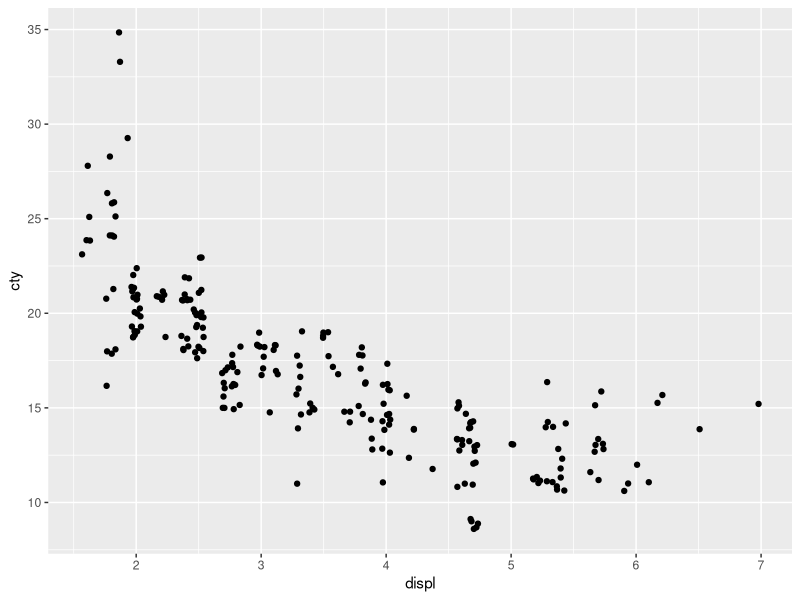
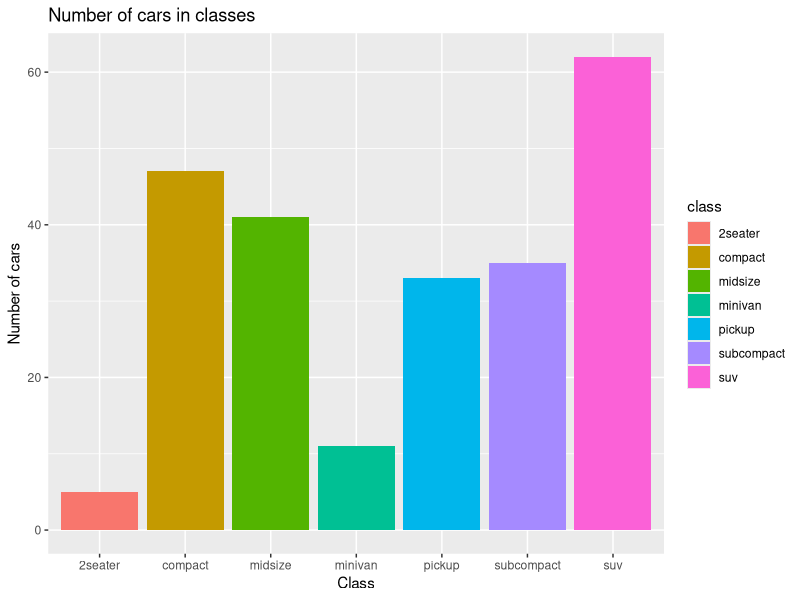
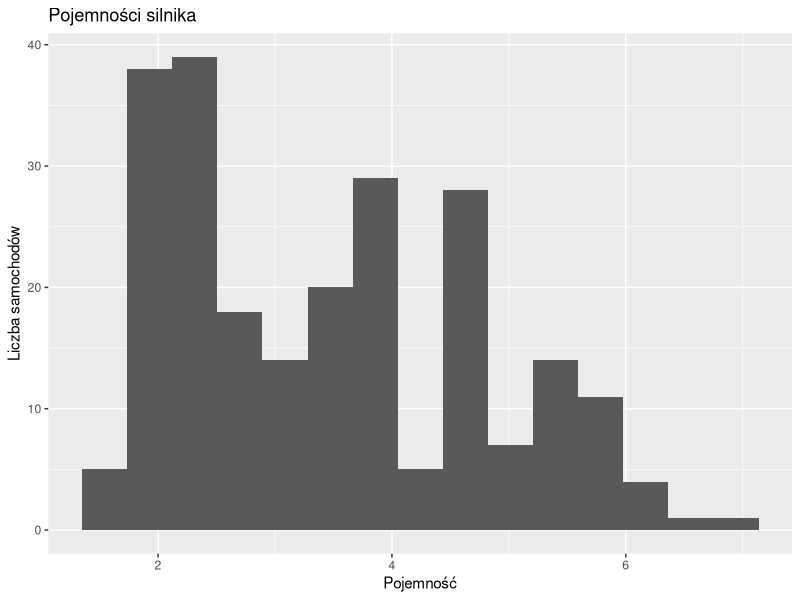
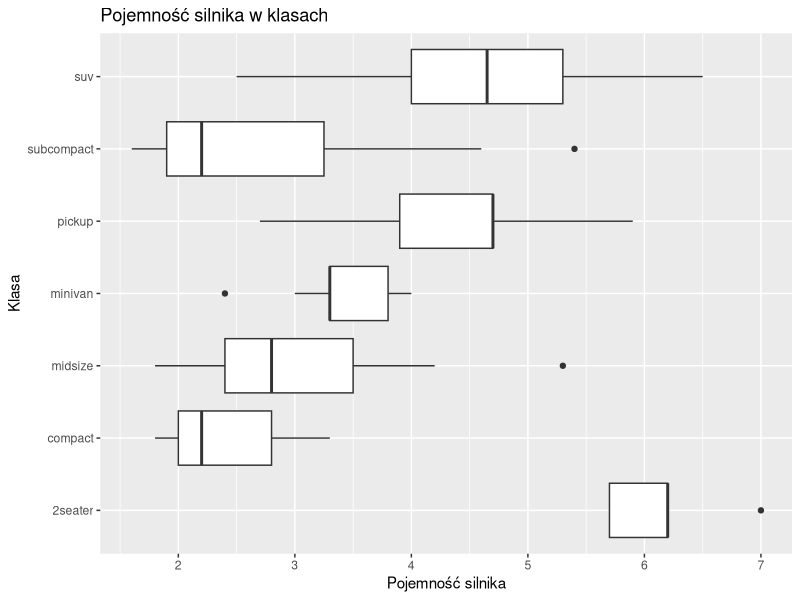

Write the R code that produced these figures, in order.
library(ggplot2)
# zadanie 4-1

# zbiór mpg ma 11 zmiennych
# obserwacji jest 234
# engine displacement to pojemność silnika, miles per gallon to amerykańska wersja litrów na 100 km.
# zmienne:
# manufacturer - producent
# model - modelu samochodu
# displ - pojemność silnika
# year - rocznik
# cyl - liczba cylindrów
# trans - typ skrzyni biegów (automat i manual, zapewne)
# drv - napęd; f - na przednie koła; r - na tylne koła, 4 = na 4
# cty - ile mil przejadę w mieście na 4.55 litra paliwa
# hwy - jak wyżej, tylko na autostradzie
# fl - typ paliwa
# class - "typ" samochodu

# zadanie 4-2

ggplot(data = mpg) +
  geom_point(mapping = aes(x = displ, y = cty),
             position = "jitter")

# zadanie 4-3

ggplot(data = mpg) +
  geom_bar(mapping = aes(x = class, fill = class)) +
  labs(title = "Number of cars in classes", x = "Class", y = "Number of cars")

# zadanie 4-4

ggplot(data = mpg) +
  geom_histogram(mapping = aes(displ), bins = 15) +
  labs(title = "Pojemności silnika", x = "Pojemność", y = "Liczba samochodów")

# zadanie 4-5

ggplot(data = mpg, aes(x = class, y = displ)) +
  geom_boxplot() +
  coord_flip() +
  labs(title = "Pojemność silnika w klasach", x = "Klasa", y = "Pojemność silnika")
